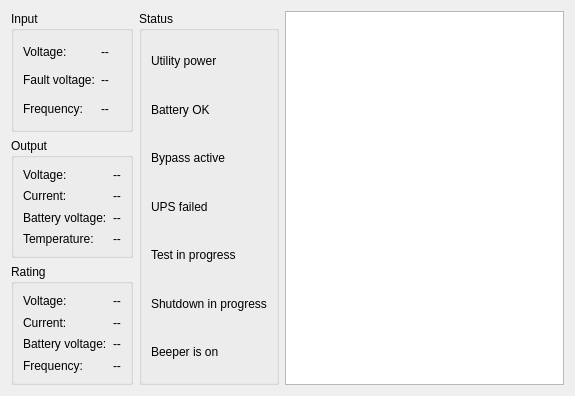
<?xml version="1.0" encoding="UTF-8"?>
<ui version="4.0">
 <class>Form</class>
 <widget class="QWidget" name="Form">
  <property name="geometry">
   <rect>
    <x>0</x>
    <y>0</y>
    <width>575</width>
    <height>396</height>
   </rect>
  </property>
  <property name="windowTitle">
   <string>Tecnoware UPS</string>
  </property>
  <property name="windowIcon">
   <iconset resource="../../../resource/icons/icons.qrc">
    <normaloff>:/icons/ups.svg</normaloff>:/icons/ups.svg</iconset>
  </property>
  <layout class="QGridLayout" name="gridLayout_2">
   <item row="2" column="0">
    <widget class="QGroupBox" name="groupBox_3">
     <property name="title">
      <string>Rating</string>
     </property>
     <layout class="QGridLayout" name="gridLayout_4">
      <item row="1" column="0">
       <widget class="QLabel" name="label_10">
        <property name="text">
         <string>Current:</string>
        </property>
       </widget>
      </item>
      <item row="3" column="0">
       <widget class="QLabel" name="label_12">
        <property name="text">
         <string>Frequency:</string>
        </property>
       </widget>
      </item>
      <item row="0" column="0">
       <widget class="QLabel" name="label_9">
        <property name="text">
         <string>Voltage:</string>
        </property>
       </widget>
      </item>
      <item row="2" column="0">
       <widget class="QLabel" name="label_11">
        <property name="text">
         <string>Battery voltage:</string>
        </property>
       </widget>
      </item>
      <item row="0" column="1">
       <widget class="QLabel" name="ratedVoltageLabel">
        <property name="text">
         <string>--</string>
        </property>
       </widget>
      </item>
      <item row="1" column="1">
       <widget class="QLabel" name="ratedCurrentLabel">
        <property name="text">
         <string>--</string>
        </property>
       </widget>
      </item>
      <item row="2" column="1">
       <widget class="QLabel" name="ratedBatteryVoltageLabel">
        <property name="text">
         <string>--</string>
        </property>
       </widget>
      </item>
      <item row="3" column="1">
       <widget class="QLabel" name="ratedFrequencyLabel">
        <property name="text">
         <string>--</string>
        </property>
       </widget>
      </item>
     </layout>
    </widget>
   </item>
   <item row="0" column="2" rowspan="3">
    <widget class="QGroupBox" name="groupBox_4">
     <property name="title">
      <string>Status</string>
     </property>
     <layout class="QGridLayout" name="gridLayout_5">
      <item row="3" column="0">
       <widget class="QLabel" name="bypassLabel">
        <property name="text">
         <string>Bypass active</string>
        </property>
       </widget>
      </item>
      <item row="6" column="0">
       <widget class="QLabel" name="shutdownInProgressLabel">
        <property name="text">
         <string>Shutdown in progress</string>
        </property>
       </widget>
      </item>
      <item row="4" column="0">
       <widget class="QLabel" name="upsFailedLabel">
        <property name="text">
         <string>UPS failed</string>
        </property>
       </widget>
      </item>
      <item row="2" column="0">
       <widget class="QLabel" name="batteryLowLabel">
        <property name="text">
         <string>Battery OK</string>
        </property>
       </widget>
      </item>
      <item row="7" column="0">
       <widget class="QLabel" name="beeperOnLabel">
        <property name="text">
         <string>Beeper is on</string>
        </property>
       </widget>
      </item>
      <item row="5" column="0">
       <widget class="QLabel" name="testInProgressLabel">
        <property name="text">
         <string>Test in progress</string>
        </property>
       </widget>
      </item>
      <item row="1" column="0">
       <widget class="QLabel" name="utilityFailedLabel">
        <property name="text">
         <string>Utility power</string>
        </property>
       </widget>
      </item>
     </layout>
    </widget>
   </item>
   <item row="0" column="0">
    <widget class="QGroupBox" name="groupBox">
     <property name="title">
      <string>Input</string>
     </property>
     <layout class="QGridLayout" name="gridLayout">
      <item row="0" column="0">
       <widget class="QLabel" name="label">
        <property name="text">
         <string>Voltage:</string>
        </property>
       </widget>
      </item>
      <item row="0" column="1">
       <widget class="QLabel" name="inputVoltageLabel">
        <property name="text">
         <string>--</string>
        </property>
       </widget>
      </item>
      <item row="1" column="0">
       <widget class="QLabel" name="label_2">
        <property name="text">
         <string>Fault voltage:</string>
        </property>
       </widget>
      </item>
      <item row="2" column="1">
       <widget class="QLabel" name="inputFrequencyLabel">
        <property name="text">
         <string>--</string>
        </property>
       </widget>
      </item>
      <item row="2" column="0">
       <widget class="QLabel" name="label_3">
        <property name="text">
         <string>Frequency:</string>
        </property>
       </widget>
      </item>
      <item row="1" column="1">
       <widget class="QLabel" name="faultVoltageLabel">
        <property name="text">
         <string>--</string>
        </property>
       </widget>
      </item>
     </layout>
    </widget>
   </item>
   <item row="1" column="0">
    <widget class="QGroupBox" name="groupBox_2">
     <property name="title">
      <string>Output</string>
     </property>
     <layout class="QGridLayout" name="gridLayout_3">
      <item row="0" column="0">
       <widget class="QLabel" name="label_5">
        <property name="text">
         <string>Voltage:</string>
        </property>
       </widget>
      </item>
      <item row="3" column="0">
       <widget class="QLabel" name="label_8">
        <property name="text">
         <string>Temperature:</string>
        </property>
       </widget>
      </item>
      <item row="2" column="0">
       <widget class="QLabel" name="label_7">
        <property name="text">
         <string>Battery voltage:</string>
        </property>
       </widget>
      </item>
      <item row="1" column="0">
       <widget class="QLabel" name="label_6">
        <property name="text">
         <string>Current:</string>
        </property>
       </widget>
      </item>
      <item row="0" column="1">
       <widget class="QLabel" name="outputVoltageLabel">
        <property name="text">
         <string>--</string>
        </property>
       </widget>
      </item>
      <item row="1" column="1">
       <widget class="QLabel" name="currentUsageLabel">
        <property name="text">
         <string>--</string>
        </property>
       </widget>
      </item>
      <item row="2" column="1">
       <widget class="QLabel" name="batteryVoltageLabel">
        <property name="text">
         <string>--</string>
        </property>
       </widget>
      </item>
      <item row="3" column="1">
       <widget class="QLabel" name="temperatureLabel">
        <property name="text">
         <string>--</string>
        </property>
       </widget>
      </item>
     </layout>
    </widget>
   </item>
   <item row="0" column="3" rowspan="3">
    <widget class="QTreeView" name="treeView"/>
   </item>
  </layout>
 </widget>
 <resources>
  <include location="../../../resource/icons/icons.qrc"/>
 </resources>
 <connections/>
</ui>
